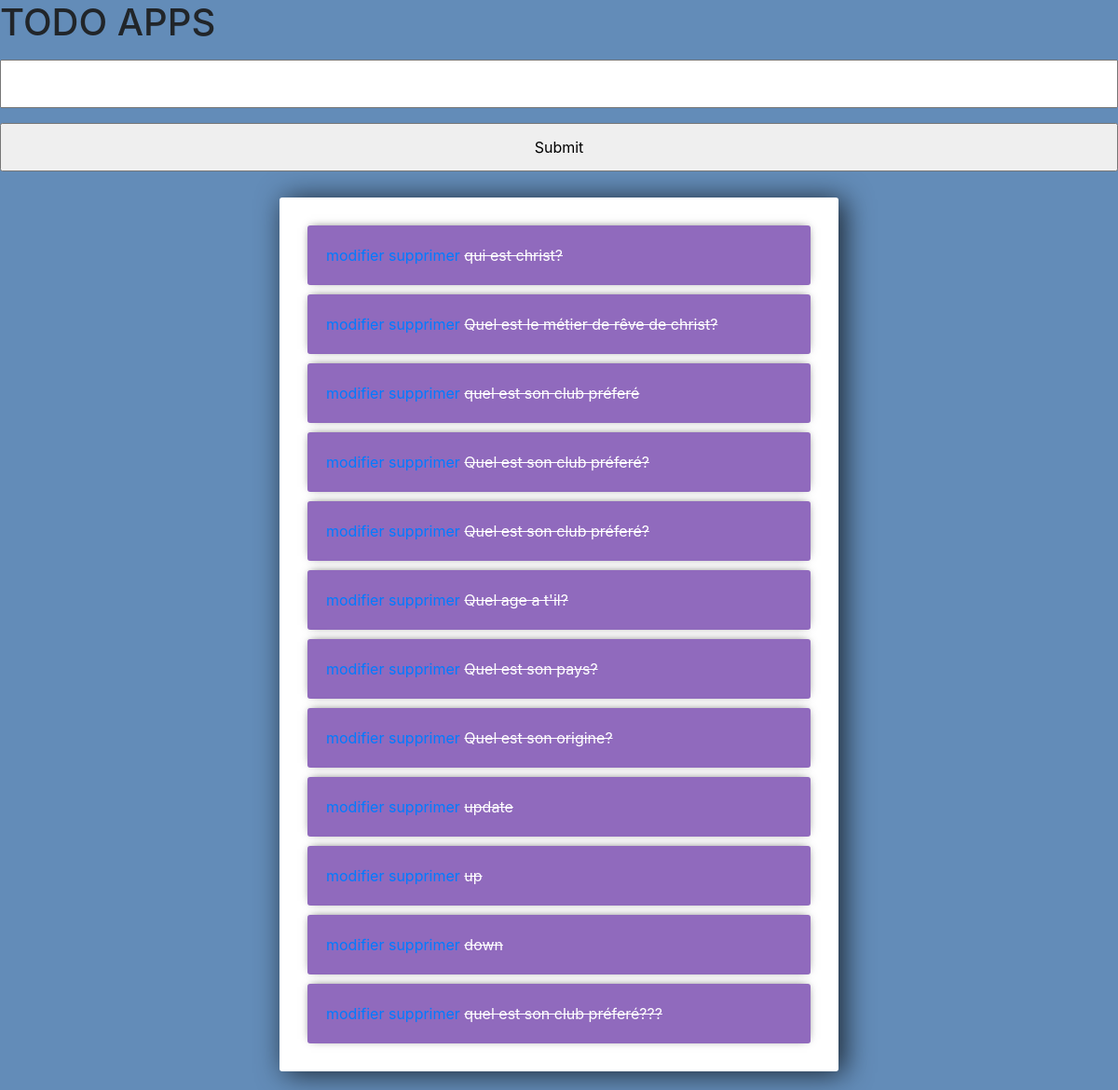
The app's page /, older data.
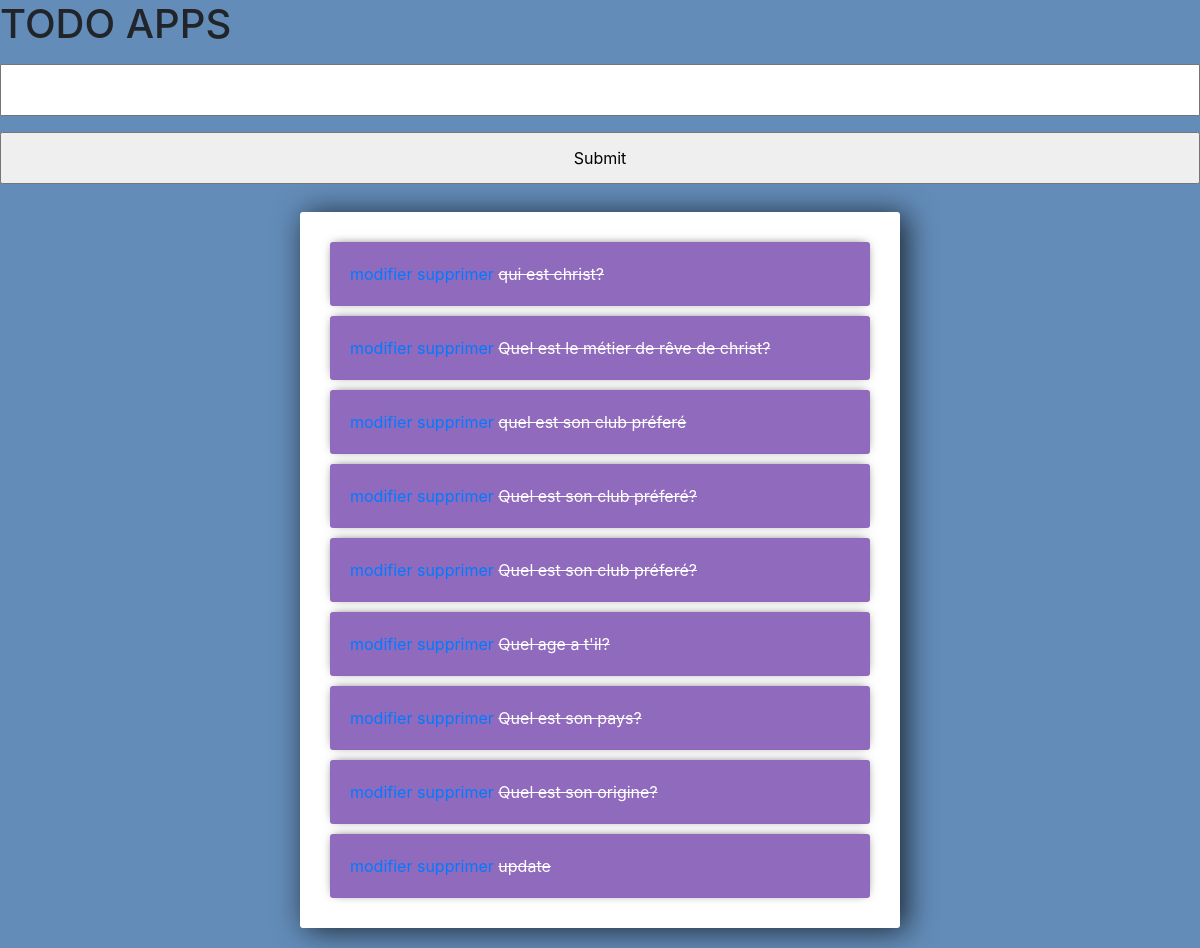
The same page, newer data.
### todo/models.py (models this page shows)
class question(models.Model):
    titre = models.CharField(max_length=200)
    complete = models.BooleanField(default=False)
    creation = models.DateTimeField(auto_now_add=True)
    def __str__(self):
        return self.titre

### todo/views.py (the view)
# urls.py: path('', include('todo.urls')),
def todo(request):
    q = question.objects.all()
    form = questionForm
    if request.method == 'POST':
        form = questionForm(request.POST)
        if form.is_valid():
            form.save()
        return redirect('/')
    context = {'q':q,'form':form}
    return render(request, 'todo/index.html', context)

### todo/templates/todo/index.html (shortened to what this page needs)
<link rel="stylesheet" href="https://stackpath.bootstrapcdn.com/bootstrap/4.3.1/css/bootstrap.min.css">
<h1>TODO APPS</h1>
<form method="POST" action="/">
    {% csrf_token %} {{form.titre}}
    <input type="submit" name="creation">
</form>
<div class="center-column">
    <div class="todo-list">
        {% for question in q %}
        <div class="item-row">
            <a href="{% url 'modifier' question.id  %}" aria-label="Twitter">modifier</a>
            <a href="{% url 'supprimer' question.id  %}" aria-label="Twitter">supprimer</a> {% if quesiton.complete == TRUE %}
            <strike>{{question}}</strike> {% else %}
            <span>{{question}}</span> {% endif %}
        </div>
        </a> {%endfor%}
    </div>
</div>

Row changes from the older to the newer data that the page shows:
removed question: titre "up"
removed question: titre "down"
removed question: titre "quel est son club préferé???"
